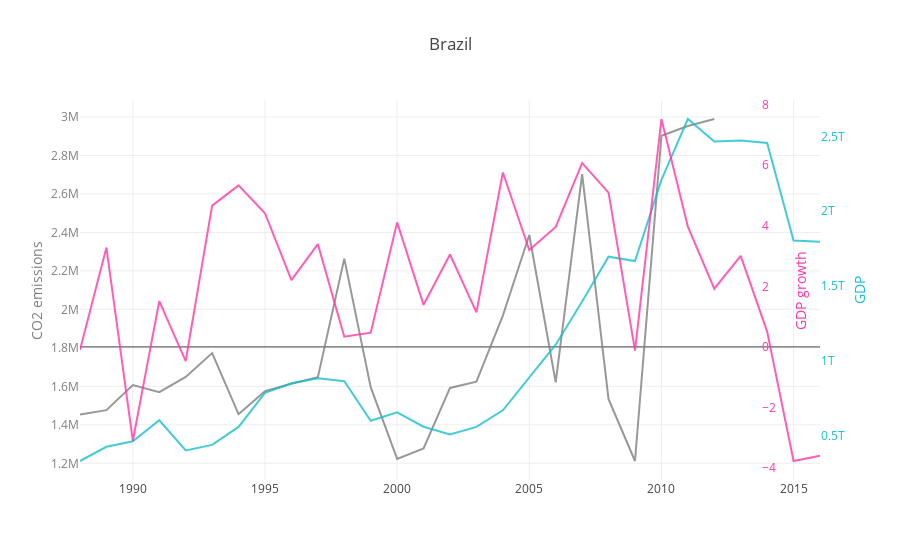

Source (notebook cell):
### Markdown cell above
India, similarly to China, is a manufacturing country, and it seems that for India also the level of emissions is positively correlated with their GDP.

### Code cell
# plotting data for the 5th country

n=4
data.append([trace_CO2[n],trace_GDP[n], trace_Growth[n]])
layout['title'] = selCountries002[n]
plotly.offline.iplot({
    "data": data[n],
    "layout": layout
},  validate=False)
